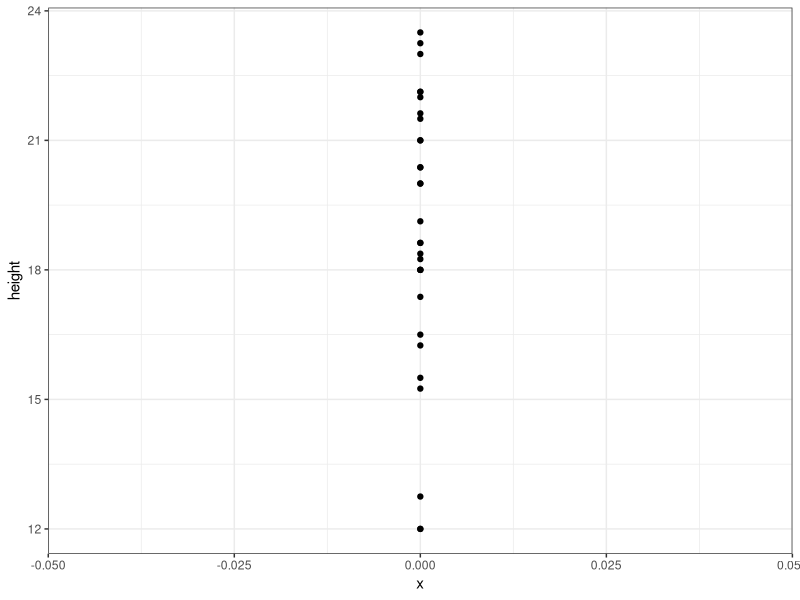
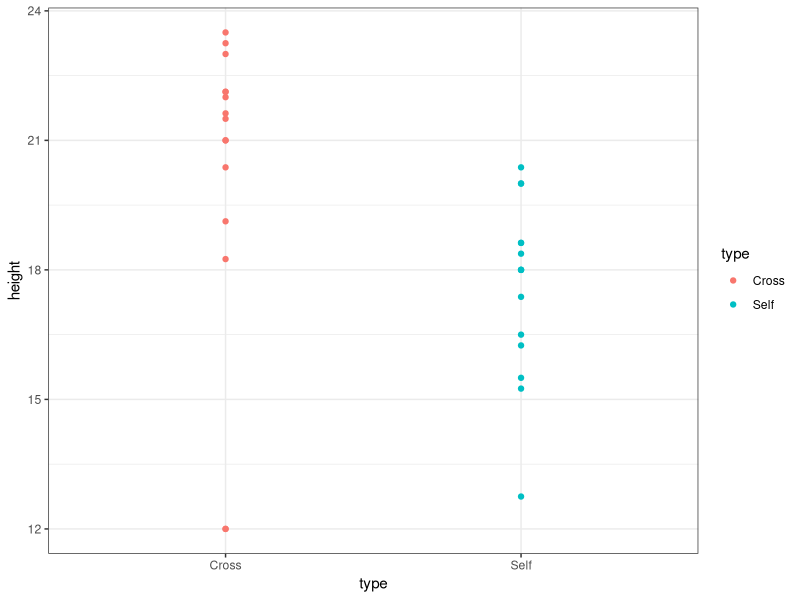
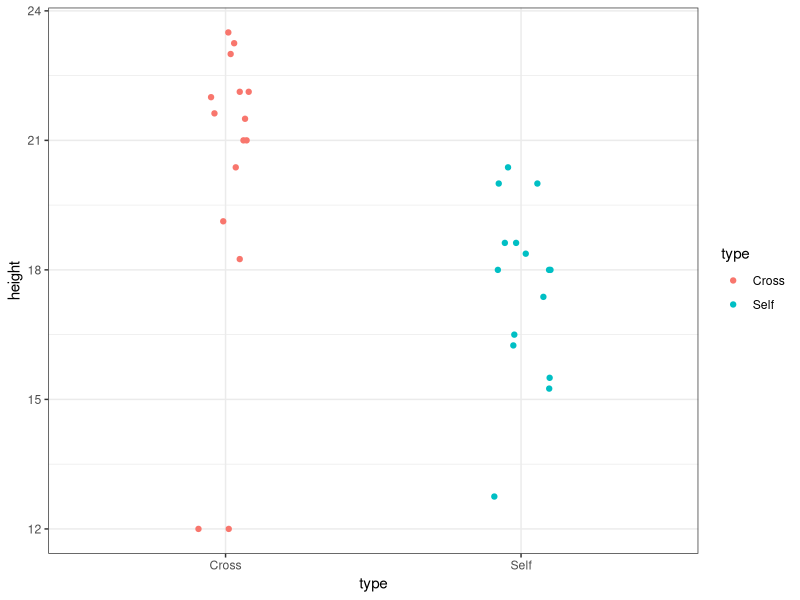
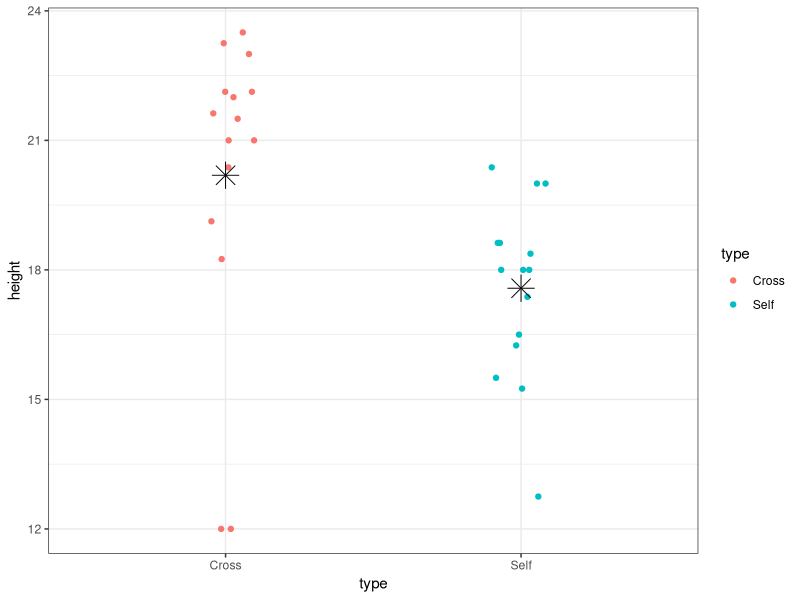
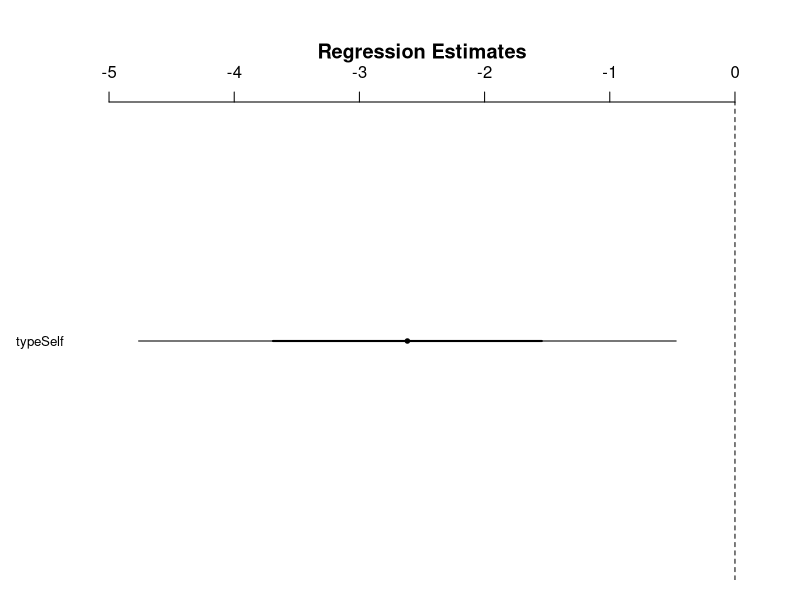
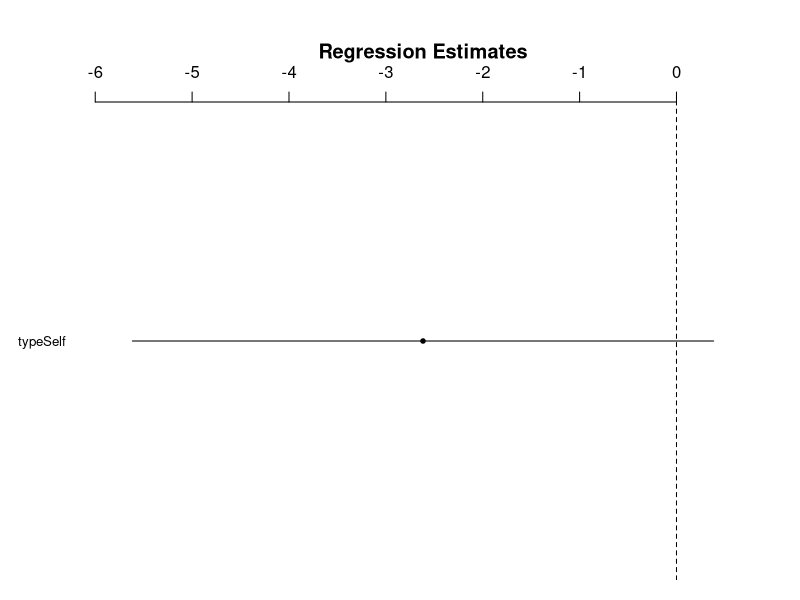
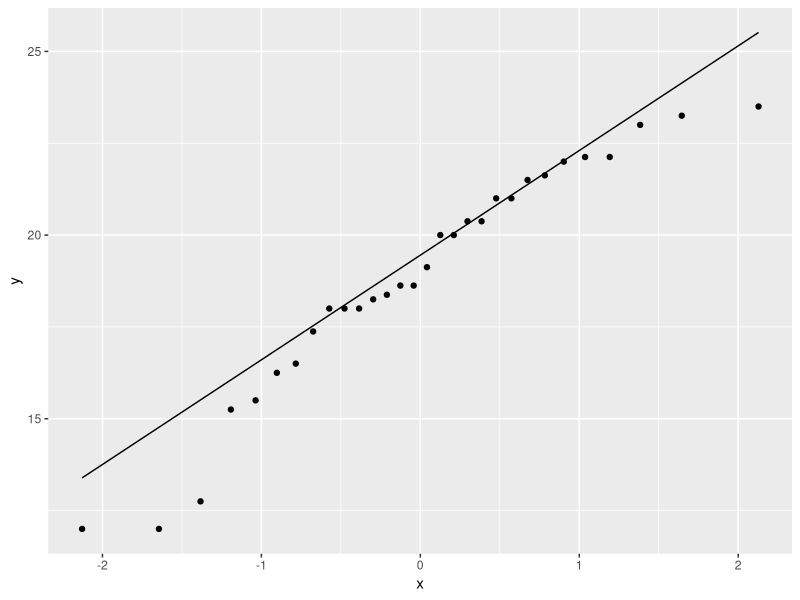
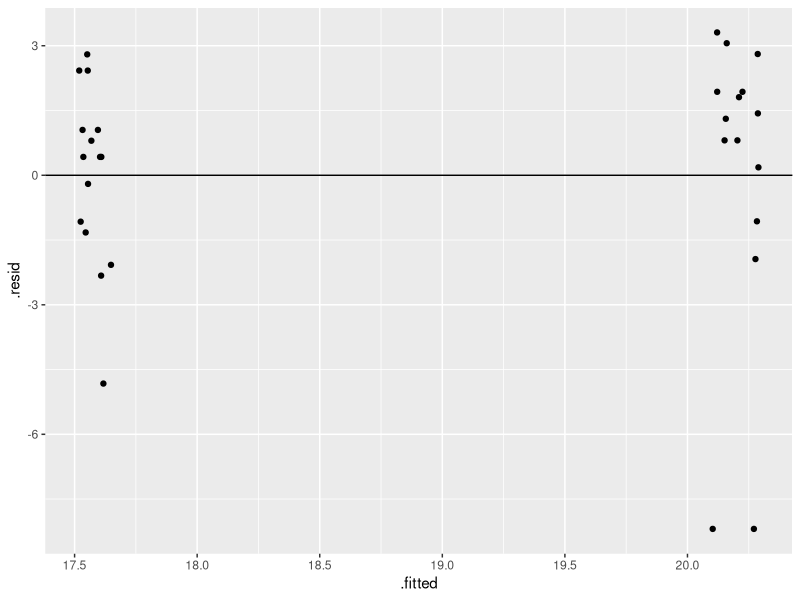

Here is the R script that generated these plots, in order:
## ---- chunk 1
knitr::opts_chunk$set(echo = TRUE)
library(dplyr)
library(ggplot2)
library(arm)
darwin_maize <- read.csv(here::here("data/darwin_maize.csv"))
## ---- chunk 2
names(darwin_maize)
dim(darwin_maize)
head(darwin_maize)
## ---- chunk 3
distinct(darwin_maize, type) # returns data frame
unique(darwin_maize$type) # returns a vector
## ---- chunk 4
ggplot(darwin_maize,
       aes(y = height,
           x = 0)) +
  geom_point() +
  theme_bw()
## ---- chunk 5
dlm0 <- lm(formula = height ~ 1,
           data = darwin_maize)
## ---- chunk 6
is.list(dlm0)
class(dlm0)
names(dlm0)
## ---- chunk 7
display(dlm0)
## ---- chunk 8
mean(darwin_maize$height)
darwin_maize %>%
  summarize(global_avg = mean(height))
## ---- chunk 9
sd(darwin_maize$height)
## ---- chunk 10
ggplot(darwin_maize,
       aes(x = type, 
           y = height, 
           color = type)) +
  geom_point() +
  theme_bw()
## ---- chunk 11
ggplot(darwin_maize,
       aes(x = type, 
           y = height, 
           color = type)) +
  geom_point(position = position_jitter(
               width = 0.1, 
               height = 0)) +
  theme_bw()
## ---- chunk 12
dlm1 <- lm(height ~ 1 + type,
           data = darwin_maize)
## ---- chunk 13
display(dlm1)
## ---- chunk 14
ggplot(darwin_maize,
       aes(x = type, 
           y = height, 
           color = type)) +
  geom_point(position = position_jitter(
               width = 0.1, 
               height = 0)) +
  stat_summary(fun = mean, 
               geom = "point",
               color = "black",
               shape = 8, 
               size = 6) +
  theme_bw()
## ---- chunk 15
confint(dlm1)
## ---- chunk 16
coefplot(dlm1, xlim = c(-5, 0))
## ---- chunk 17
confint(dlm1, level = 0.99)
coefplot(dlm1, sd = 3)
## ---- chunk 18
ggplot(darwin_maize, aes(sample = height)) +
    stat_qq() + # plot qq points
    stat_qq_line() # reference line
## ---- chunk 19
ggplot(dlm1,
       aes(x = .fitted, y = .resid)) +
    geom_point(
      position = position_jitter(
        width = 0.1,
        height = 0)) +
    geom_hline(yintercept = 0)

## ---- chunk 20
ggplot(darwin_maize,
       aes(x = height,
           y = type)) +
  geom_boxplot()+
  labs(title = "Example of approx. equal variances across groups")
## ---- chunk 21
set.seed(2112)
df <- data.frame(x = c(rnorm(10, 10, 1), 
                       rnorm(10, 20, 10)), 
                 group = rep(c("A", "B"), each = 10))
ggplot(df, 
       aes(y = group, 
           x = x)) +
  geom_boxplot() +
  labs(title = "Example of unequal variances across groups")
## ---- chunk 22
class(darwin_maize$type)
## ---- chunk 23
# copy the data object
darwin_factor <- darwin_maize

# change the class of the type column
# and set the levels
darwin_factor$type <- factor(
  darwin_factor$type,
  levels = c("Self", "Cross"))

# what is the class of the new type column?
class(darwin_factor$type)
# what are the order of the levels?
levels(darwin_factor$type)
## ---- chunk 24
display(lm(height~type, data = darwin_factor))
